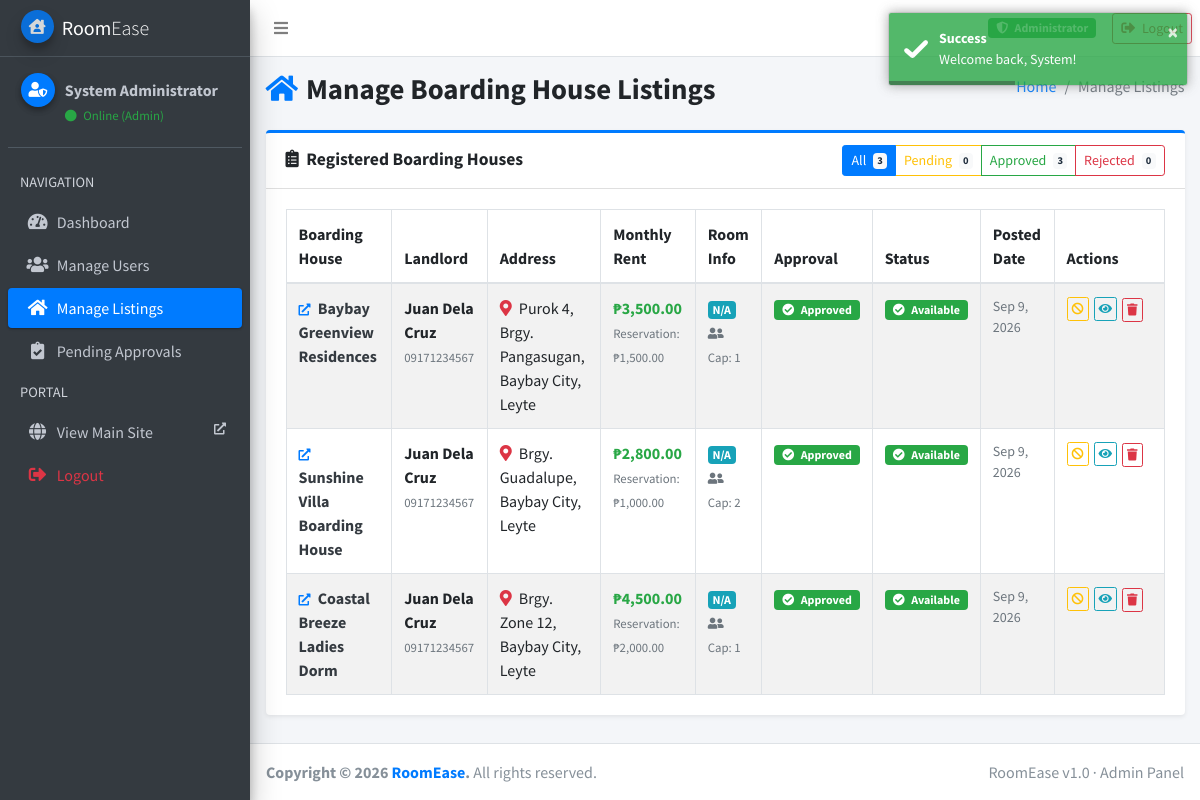
Before: /admin/manage_listings.php (signed in) with the older database file.
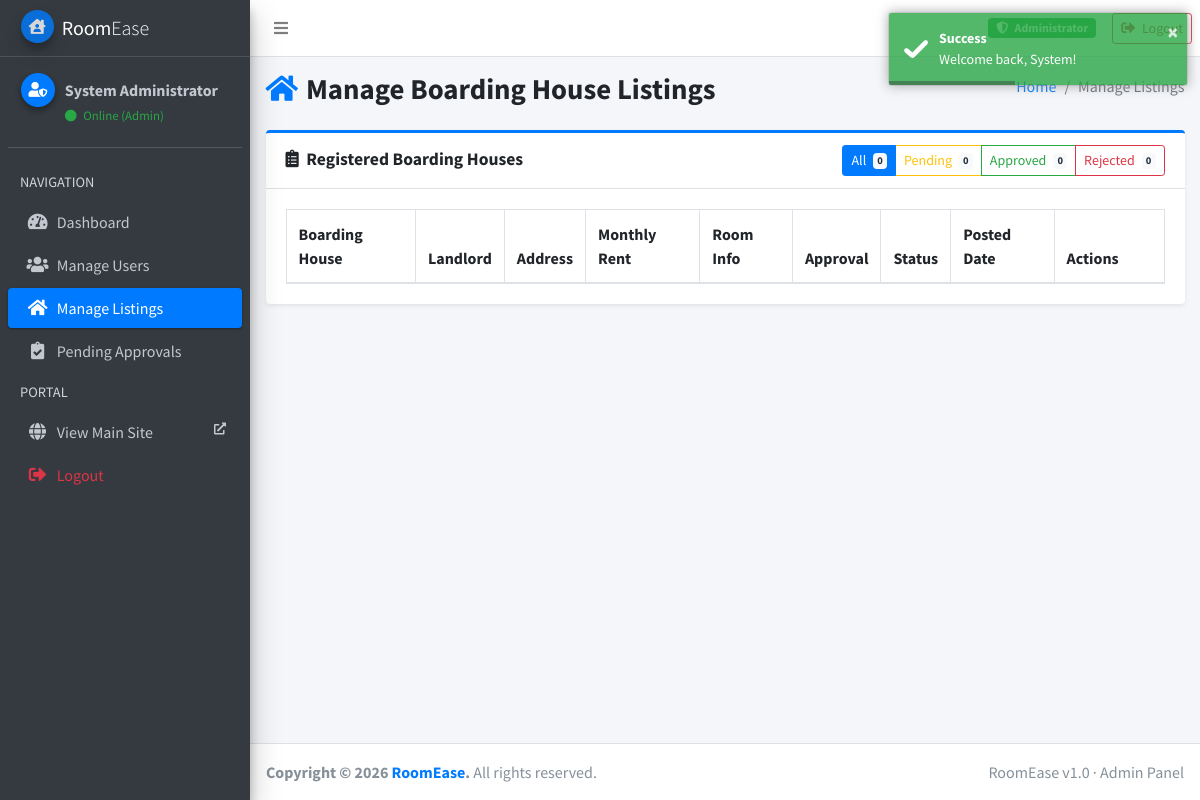
After: the same page with the newer database file.
### tables this page shows
CREATE TABLE boarding_houses (
    boarding_house_id   INT AUTO_INCREMENT PRIMARY KEY,
    landlord_id         INT NOT NULL,
    name                VARCHAR(150) NOT NULL,
    address             TEXT NOT NULL,
    monthly_rent        DECIMAL(10, 2) NOT NULL,
    reservation_fee     DECIMAL(10, 2) DEFAULT NULL,
    room_type_id        INT DEFAULT NULL,
    room_capacity       INT NOT NULL DEFAULT 1,
    availability_status ENUM('available', 'unavailable') NOT NULL DEFAULT 'available',
    moderation_status   ENUM('pending', 'approved', 'rejected') NOT NULL DEFAULT 'pending',
    rejection_reason    VARCHAR(500) DEFAULT NULL,
    moderated_at        TIMESTAMP NULL DEFAULT NULL,
    description         TEXT DEFAULT NULL,
    contact_number      VARCHAR(50) DEFAULT NULL,
    house_rules         TEXT DEFAULT NULL,
    created_at          TIMESTAMP NOT NULL DEFAULT CURRENT_TIMESTAMP,
    updated_at          TIMESTAMP NOT NULL DEFAULT CURRENT_TIMESTAMP ON UPDATE CURRENT_TIMESTAMP,
     
     
     
    KEY idx_bh_public_recent   (moderation_status, availability_status, created_at),
    KEY idx_bh_public_rent     (moderation_status, availability_status, monthly_rent),
    KEY idx_bh_public_type     (moderation_status, availability_status, room_type_id, created_at),
    KEY idx_bh_created         (created_at),
    KEY idx_bh_landlord_recent (landlord_id, created_at),
     
    CONSTRAINT fk_bh_landlord FOREIGN KEY (landlord_id)
        REFERENCES users(user_id) ON DELETE CASCADE
);

### admin/manage_listings.php (the view, shortened to what the rows shown need)
<?php
require __DIR__ . '/../config/db.php';
require __DIR__ . '/../includes/functions.php';
$sql = "SELECT bh.*, " . ROOM_TYPE_SELECT . ",
            CONCAT(u.first_name, ' ', u.last_name) AS landlord_name,
            u.email AS landlord_email,
            u.deleted_at AS landlord_deleted_at
     FROM boarding_houses bh
     JOIN users u ON u.user_id = bh.landlord_id
     " . ROOM_TYPE_JOIN;
$params = [];
$sql .= " ORDER BY bh.created_at DESC";
$stmt = $pdo->prepare($sql);
$stmt->execute($params);
$listings = $stmt->fetchAll();
require __DIR__ . '/../includes/panel_head.php';
?>
<div class="content-wrapper">
  <div class="content-header">
    <div class="container-fluid">
      <div class="row mb-2">
        <div class="col-sm-6">
          <h1 class="m-0 font-weight-bold">
            <i class="fas fa-home text-primary mr-2"></i>Manage Boarding House Listings
          </h1>
        </div>
      </div>
    </div>
  </div>
  <section class="content">
    <div class="container-fluid">
      <div class="card card-primary card-outline shadow-sm">
        <div class="card-body">
          <table id="listingsTable" class="table table-bordered table-striped table-hover">
            <thead>
              <tr>
                <th>Boarding House</th>
                <th>Landlord</th>
                <th>Address</th>
                <th>Monthly Rent</th>
                <th>Room Info</th>
                <th>Approval</th>
                <th>Status</th>
                <th>Posted Date</th>
                <th style="width: 110px;">Actions</th>
              </tr>
            </thead>
            <tbody>
              <?php foreach ($listings as $l): ?>
                <tr>
                  <td class="font-weight-bold">
                    <a href="<?= base_url('boarder/view_listing.php?id=' . $l['boarding_house_id']) ?>" target="_blank"
                      class="text-dark" title="View Listing Details">
                      <i class="fas fa-external-link-alt text-xs text-primary mr-1"></i>
                      <?= h($l['name']) ?>
                    </a>
                  </td>
                  <td>
                    <span class="font-weight-bold"><?= h($l['landlord_name']) ?></span>
                    <br>
                    <small class="text-muted"><?= h($l['contact_number']) ?></small>
                  </td>
                  <td>
                    <i class="fas fa-map-marker-alt text-danger mr-1"></i>
                    <?= h($l['address']) ?>
                  </td>
                  <td>
                    <span
                      class="text-success font-weight-bold">&#8369;<?= number_format((float) $l['monthly_rent'], 2) ?></span>
                    <br>
                    <small class="text-muted">
                      <?php if ($l['reservation_fee'] === null || $l['reservation_fee'] === ''): ?>
                        No reservation fee
                      <?php else: ?>
                        Reservation: &#8369;<?= number_format((float) $l['reservation_fee'], 2) ?>
                      <?php endif; ?>
                    </small>
                  </td>
                  <td>
                    <span class="badge badge-info"><?= h($l['room_type'] ?? 'N/A') ?></span>
                    <br>
                    <small class="text-muted"><i class="fas fa-user-friends mr-1"></i>Cap:
                      <?= (int) $l['room_capacity'] ?></small>
                  </td>
                  <td>
                    <?= moderation_badge($l['moderation_status']) ?>
                  </td>
                  <td>
                    <?php if ($l['availability_status'] === 'available'): ?>
                      <span class="badge badge-success px-2 py-1"><i class="fas fa-check-circle mr-1"></i> Available</span>
                    <?php else: ?>
                      <span class="badge badge-secondary px-2 py-1"><i class="fas fa-times-circle mr-1"></i>
                        Unavailable</span>
                    <?php endif; ?>
                  </td>
                  <td class="text-sm text-muted">
                    <?= h(date('M j, Y', strtotime($l['created_at']))) ?>
                  </td>
                  <td>
                    <div class="d-flex align-items-center flex-wrap" style="gap: 5px;">
                      <?php if ($l['moderation_status'] !== 'rejected'): ?>
                        <button type="button" class="btn btn-xs btn-outline-warning js-reject"
                          data-id="<?= (int) $l['boarding_house_id'] ?>" data-name="<?= h($l['name']) ?>"
                          title="Reject Listing">
                          <i class="fas fa-ban"></i>
                        </button>
                      <?php endif; ?>
                      <a href="<?= base_url('boarder/view_listing.php?id=' . $l['boarding_house_id']) ?>" target="_blank"
                        class="btn btn-xs btn-outline-info" title="Preview on Website">
                        <i class="fas fa-eye"></i>
                      </a>
                      <form method="post" action="<?= base_url('admin/listing_action.php') ?>" class="d-inline"
                        onsubmit="return confirm('Permanently remove \'<?= h(addslashes($l['name'])) ?>\' from RoomEase?');">
                        <button type="submit" class="btn btn-xs btn-outline-danger" title="Remove Listing">
                          <i class="fas fa-trash"></i>
                        </button>
                      </form>
                    </div>
                  </td>
                </tr>
              <?php endforeach; ?>
            </tbody>
          </table>
        </div>
      </div>
    </div>
  </section>
</div>
<?php require __DIR__ . '/../includes/panel_footer.php'; ?>

### includes/functions.php (shortened to what the rows shown need)
<?php
function h($value)
{
    return htmlspecialchars($value ?? '', ENT_QUOTES, 'UTF-8');
}
function base_url($path = '')
{
    static $base = null;
    if ($base === null) {
        $script = $_SERVER['SCRIPT_NAME'] ?? '';
        $appRoot = preg_replace('#/(auth|landlord|boarder|admin)/[^/]*$#', '', $script);
        $base = $appRoot;
    }
    return $base . '/' . ltrim($path, '/');
}
function moderation_badge($status)
{
    switch ($status) {
        case 'approved':
            return '<span class="badge badge-success px-2 py-1"><i class="fas fa-check-circle mr-1"></i> Approved</span>';
    }
}

Changed rows visible on the page:
removed boarding_houses: name "Baybay Greenview Residences", landlord_name "Juan Dela Cruz", contact_number "09171234567", address "Purok 4, Brgy. Pangasugan, Baybay City, Leyte", monthly_rent "3,500.00", reservation_fee "1,500.00", room_type "N/A", room_capacity "1", moderation_status "approved" (drawn), availability_status "available" (drawn), created_at "Sep 9, 2026"
removed boarding_houses: name "Sunshine Villa Boarding House", landlord_name "Juan Dela Cruz", contact_number "09171234567", address "Brgy. Guadalupe, Baybay City, Leyte", monthly_rent "2,800.00", reservation_fee "1,000.00", room_type "N/A", room_capacity "2", moderation_status "approved" (drawn), availability_status "available" (drawn), created_at "Sep 9, 2026"
removed boarding_houses: name "Coastal Breeze Ladies Dorm", landlord_name "Juan Dela Cruz", contact_number "09171234567", address "Brgy. Zone 12, Baybay City, Leyte", monthly_rent "4,500.00", reservation_fee "2,000.00", room_type "N/A", room_capacity "1", moderation_status "approved" (drawn), availability_status "available" (drawn), created_at "Sep 9, 2026"
Other visible differences:
$tally['all_listings']: "3" → "0"
$tally['approved']: "3" → "0"
